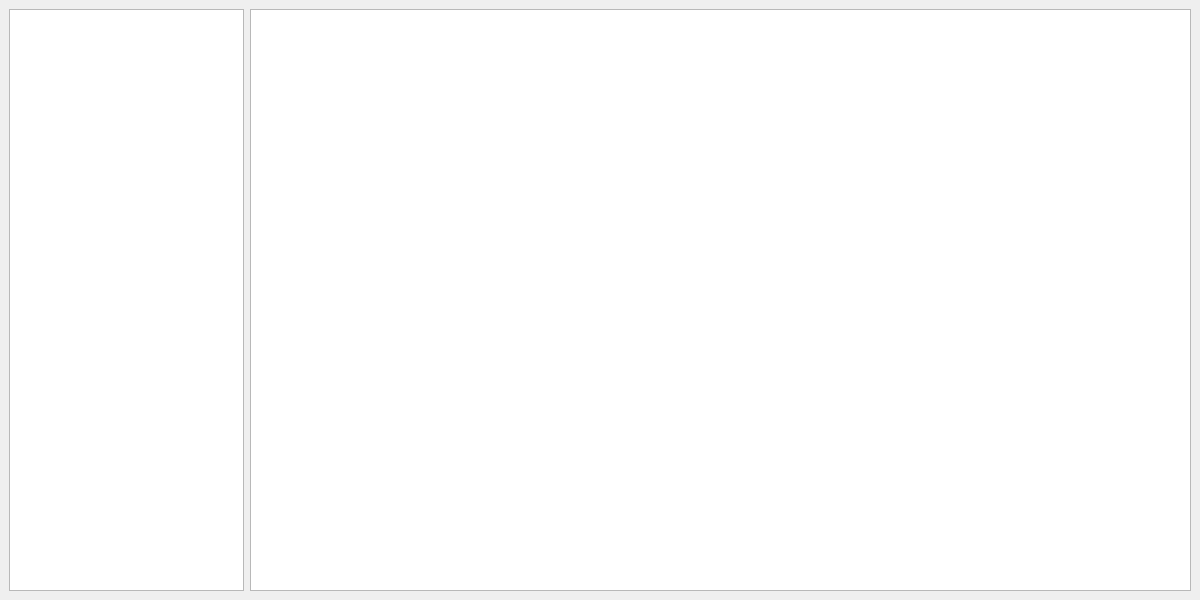
<?xml version="1.0" encoding="UTF-8"?>
<ui version="4.0">
 <class>DocWindow</class>
 <widget class="QMainWindow" name="DocWindow">
  <property name="geometry">
   <rect>
    <x>0</x>
    <y>0</y>
    <width>1200</width>
    <height>600</height>
   </rect>
  </property>
  <property name="palette">
   <palette>
    <active>
     <colorrole role="WindowText">
      <brush brushstyle="SolidPattern">
       <color alpha="255">
        <red>0</red>
        <green>0</green>
        <blue>0</blue>
       </color>
      </brush>
     </colorrole>
     <colorrole role="Button">
      <brush brushstyle="SolidPattern">
       <color alpha="255">
        <red>239</red>
        <green>239</green>
        <blue>239</blue>
       </color>
      </brush>
     </colorrole>
     <colorrole role="Light">
      <brush brushstyle="SolidPattern">
       <color alpha="255">
        <red>255</red>
        <green>255</green>
        <blue>255</blue>
       </color>
      </brush>
     </colorrole>
     <colorrole role="Midlight">
      <brush brushstyle="SolidPattern">
       <color alpha="255">
        <red>247</red>
        <green>247</green>
        <blue>247</blue>
       </color>
      </brush>
     </colorrole>
     <colorrole role="Dark">
      <brush brushstyle="SolidPattern">
       <color alpha="255">
        <red>119</red>
        <green>119</green>
        <blue>119</blue>
       </color>
      </brush>
     </colorrole>
     <colorrole role="Mid">
      <brush brushstyle="SolidPattern">
       <color alpha="255">
        <red>159</red>
        <green>159</green>
        <blue>159</blue>
       </color>
      </brush>
     </colorrole>
     <colorrole role="Text">
      <brush brushstyle="SolidPattern">
       <color alpha="255">
        <red>0</red>
        <green>0</green>
        <blue>0</blue>
       </color>
      </brush>
     </colorrole>
     <colorrole role="BrightText">
      <brush brushstyle="SolidPattern">
       <color alpha="255">
        <red>255</red>
        <green>255</green>
        <blue>255</blue>
       </color>
      </brush>
     </colorrole>
     <colorrole role="ButtonText">
      <brush brushstyle="SolidPattern">
       <color alpha="255">
        <red>0</red>
        <green>0</green>
        <blue>0</blue>
       </color>
      </brush>
     </colorrole>
     <colorrole role="Base">
      <brush brushstyle="SolidPattern">
       <color alpha="255">
        <red>255</red>
        <green>255</green>
        <blue>255</blue>
       </color>
      </brush>
     </colorrole>
     <colorrole role="Window">
      <brush brushstyle="SolidPattern">
       <color alpha="255">
        <red>239</red>
        <green>239</green>
        <blue>239</blue>
       </color>
      </brush>
     </colorrole>
     <colorrole role="Shadow">
      <brush brushstyle="SolidPattern">
       <color alpha="255">
        <red>0</red>
        <green>0</green>
        <blue>0</blue>
       </color>
      </brush>
     </colorrole>
     <colorrole role="AlternateBase">
      <brush brushstyle="SolidPattern">
       <color alpha="255">
        <red>247</red>
        <green>247</green>
        <blue>247</blue>
       </color>
      </brush>
     </colorrole>
     <colorrole role="ToolTipBase">
      <brush brushstyle="SolidPattern">
       <color alpha="255">
        <red>255</red>
        <green>255</green>
        <blue>220</blue>
       </color>
      </brush>
     </colorrole>
     <colorrole role="ToolTipText">
      <brush brushstyle="SolidPattern">
       <color alpha="255">
        <red>0</red>
        <green>0</green>
        <blue>0</blue>
       </color>
      </brush>
     </colorrole>
     <colorrole role="PlaceholderText">
      <brush brushstyle="SolidPattern">
       <color alpha="128">
        <red>0</red>
        <green>0</green>
        <blue>0</blue>
       </color>
      </brush>
     </colorrole>
    </active>
    <inactive>
     <colorrole role="WindowText">
      <brush brushstyle="SolidPattern">
       <color alpha="255">
        <red>0</red>
        <green>0</green>
        <blue>0</blue>
       </color>
      </brush>
     </colorrole>
     <colorrole role="Button">
      <brush brushstyle="SolidPattern">
       <color alpha="255">
        <red>239</red>
        <green>239</green>
        <blue>239</blue>
       </color>
      </brush>
     </colorrole>
     <colorrole role="Light">
      <brush brushstyle="SolidPattern">
       <color alpha="255">
        <red>255</red>
        <green>255</green>
        <blue>255</blue>
       </color>
      </brush>
     </colorrole>
     <colorrole role="Midlight">
      <brush brushstyle="SolidPattern">
       <color alpha="255">
        <red>247</red>
        <green>247</green>
        <blue>247</blue>
       </color>
      </brush>
     </colorrole>
     <colorrole role="Dark">
      <brush brushstyle="SolidPattern">
       <color alpha="255">
        <red>119</red>
        <green>119</green>
        <blue>119</blue>
       </color>
      </brush>
     </colorrole>
     <colorrole role="Mid">
      <brush brushstyle="SolidPattern">
       <color alpha="255">
        <red>159</red>
        <green>159</green>
        <blue>159</blue>
       </color>
      </brush>
     </colorrole>
     <colorrole role="Text">
      <brush brushstyle="SolidPattern">
       <color alpha="255">
        <red>0</red>
        <green>0</green>
        <blue>0</blue>
       </color>
      </brush>
     </colorrole>
     <colorrole role="BrightText">
      <brush brushstyle="SolidPattern">
       <color alpha="255">
        <red>255</red>
        <green>255</green>
        <blue>255</blue>
       </color>
      </brush>
     </colorrole>
     <colorrole role="ButtonText">
      <brush brushstyle="SolidPattern">
       <color alpha="255">
        <red>0</red>
        <green>0</green>
        <blue>0</blue>
       </color>
      </brush>
     </colorrole>
     <colorrole role="Base">
      <brush brushstyle="SolidPattern">
       <color alpha="255">
        <red>255</red>
        <green>255</green>
        <blue>255</blue>
       </color>
      </brush>
     </colorrole>
     <colorrole role="Window">
      <brush brushstyle="SolidPattern">
       <color alpha="255">
        <red>239</red>
        <green>239</green>
        <blue>239</blue>
       </color>
      </brush>
     </colorrole>
     <colorrole role="Shadow">
      <brush brushstyle="SolidPattern">
       <color alpha="255">
        <red>0</red>
        <green>0</green>
        <blue>0</blue>
       </color>
      </brush>
     </colorrole>
     <colorrole role="AlternateBase">
      <brush brushstyle="SolidPattern">
       <color alpha="255">
        <red>247</red>
        <green>247</green>
        <blue>247</blue>
       </color>
      </brush>
     </colorrole>
     <colorrole role="ToolTipBase">
      <brush brushstyle="SolidPattern">
       <color alpha="255">
        <red>255</red>
        <green>255</green>
        <blue>220</blue>
       </color>
      </brush>
     </colorrole>
     <colorrole role="ToolTipText">
      <brush brushstyle="SolidPattern">
       <color alpha="255">
        <red>0</red>
        <green>0</green>
        <blue>0</blue>
       </color>
      </brush>
     </colorrole>
     <colorrole role="PlaceholderText">
      <brush brushstyle="SolidPattern">
       <color alpha="128">
        <red>0</red>
        <green>0</green>
        <blue>0</blue>
       </color>
      </brush>
     </colorrole>
    </inactive>
    <disabled>
     <colorrole role="WindowText">
      <brush brushstyle="SolidPattern">
       <color alpha="255">
        <red>119</red>
        <green>119</green>
        <blue>119</blue>
       </color>
      </brush>
     </colorrole>
     <colorrole role="Button">
      <brush brushstyle="SolidPattern">
       <color alpha="255">
        <red>239</red>
        <green>239</green>
        <blue>239</blue>
       </color>
      </brush>
     </colorrole>
     <colorrole role="Light">
      <brush brushstyle="SolidPattern">
       <color alpha="255">
        <red>255</red>
        <green>255</green>
        <blue>255</blue>
       </color>
      </brush>
     </colorrole>
     <colorrole role="Midlight">
      <brush brushstyle="SolidPattern">
       <color alpha="255">
        <red>247</red>
        <green>247</green>
        <blue>247</blue>
       </color>
      </brush>
     </colorrole>
     <colorrole role="Dark">
      <brush brushstyle="SolidPattern">
       <color alpha="255">
        <red>119</red>
        <green>119</green>
        <blue>119</blue>
       </color>
      </brush>
     </colorrole>
     <colorrole role="Mid">
      <brush brushstyle="SolidPattern">
       <color alpha="255">
        <red>159</red>
        <green>159</green>
        <blue>159</blue>
       </color>
      </brush>
     </colorrole>
     <colorrole role="Text">
      <brush brushstyle="SolidPattern">
       <color alpha="255">
        <red>119</red>
        <green>119</green>
        <blue>119</blue>
       </color>
      </brush>
     </colorrole>
     <colorrole role="BrightText">
      <brush brushstyle="SolidPattern">
       <color alpha="255">
        <red>255</red>
        <green>255</green>
        <blue>255</blue>
       </color>
      </brush>
     </colorrole>
     <colorrole role="ButtonText">
      <brush brushstyle="SolidPattern">
       <color alpha="255">
        <red>119</red>
        <green>119</green>
        <blue>119</blue>
       </color>
      </brush>
     </colorrole>
     <colorrole role="Base">
      <brush brushstyle="SolidPattern">
       <color alpha="255">
        <red>239</red>
        <green>239</green>
        <blue>239</blue>
       </color>
      </brush>
     </colorrole>
     <colorrole role="Window">
      <brush brushstyle="SolidPattern">
       <color alpha="255">
        <red>239</red>
        <green>239</green>
        <blue>239</blue>
       </color>
      </brush>
     </colorrole>
     <colorrole role="Shadow">
      <brush brushstyle="SolidPattern">
       <color alpha="255">
        <red>0</red>
        <green>0</green>
        <blue>0</blue>
       </color>
      </brush>
     </colorrole>
     <colorrole role="AlternateBase">
      <brush brushstyle="SolidPattern">
       <color alpha="255">
        <red>239</red>
        <green>239</green>
        <blue>239</blue>
       </color>
      </brush>
     </colorrole>
     <colorrole role="ToolTipBase">
      <brush brushstyle="SolidPattern">
       <color alpha="255">
        <red>255</red>
        <green>255</green>
        <blue>220</blue>
       </color>
      </brush>
     </colorrole>
     <colorrole role="ToolTipText">
      <brush brushstyle="SolidPattern">
       <color alpha="255">
        <red>0</red>
        <green>0</green>
        <blue>0</blue>
       </color>
      </brush>
     </colorrole>
     <colorrole role="PlaceholderText">
      <brush brushstyle="SolidPattern">
       <color alpha="128">
        <red>0</red>
        <green>0</green>
        <blue>0</blue>
       </color>
      </brush>
     </colorrole>
    </disabled>
   </palette>
  </property>
  <property name="windowTitle">
   <string>LogicSim Documentation</string>
  </property>
  <widget class="QWidget" name="horizontalWidget">
   <property name="sizePolicy">
    <sizepolicy hsizetype="Expanding" vsizetype="Expanding">
     <horstretch>0</horstretch>
     <verstretch>0</verstretch>
    </sizepolicy>
   </property>
   <layout class="QHBoxLayout" name="horizontalLayout" stretch="1,4">
    <item>
     <widget class="QTreeView" name="browseView"/>
    </item>
    <item>
     <widget class="QTextBrowser" name="htmlViewer">
      <property name="palette">
       <palette>
        <active>
         <colorrole role="WindowText">
          <brush brushstyle="SolidPattern">
           <color alpha="255">
            <red>0</red>
            <green>0</green>
            <blue>0</blue>
           </color>
          </brush>
         </colorrole>
         <colorrole role="Button">
          <brush brushstyle="SolidPattern">
           <color alpha="255">
            <red>239</red>
            <green>239</green>
            <blue>239</blue>
           </color>
          </brush>
         </colorrole>
         <colorrole role="Light">
          <brush brushstyle="SolidPattern">
           <color alpha="255">
            <red>255</red>
            <green>255</green>
            <blue>255</blue>
           </color>
          </brush>
         </colorrole>
         <colorrole role="Midlight">
          <brush brushstyle="SolidPattern">
           <color alpha="255">
            <red>247</red>
            <green>247</green>
            <blue>247</blue>
           </color>
          </brush>
         </colorrole>
         <colorrole role="Dark">
          <brush brushstyle="SolidPattern">
           <color alpha="255">
            <red>119</red>
            <green>119</green>
            <blue>119</blue>
           </color>
          </brush>
         </colorrole>
         <colorrole role="Mid">
          <brush brushstyle="SolidPattern">
           <color alpha="255">
            <red>159</red>
            <green>159</green>
            <blue>159</blue>
           </color>
          </brush>
         </colorrole>
         <colorrole role="Text">
          <brush brushstyle="SolidPattern">
           <color alpha="255">
            <red>0</red>
            <green>0</green>
            <blue>0</blue>
           </color>
          </brush>
         </colorrole>
         <colorrole role="BrightText">
          <brush brushstyle="SolidPattern">
           <color alpha="255">
            <red>255</red>
            <green>255</green>
            <blue>255</blue>
           </color>
          </brush>
         </colorrole>
         <colorrole role="ButtonText">
          <brush brushstyle="SolidPattern">
           <color alpha="255">
            <red>0</red>
            <green>0</green>
            <blue>0</blue>
           </color>
          </brush>
         </colorrole>
         <colorrole role="Base">
          <brush brushstyle="SolidPattern">
           <color alpha="255">
            <red>255</red>
            <green>255</green>
            <blue>255</blue>
           </color>
          </brush>
         </colorrole>
         <colorrole role="Window">
          <brush brushstyle="SolidPattern">
           <color alpha="255">
            <red>239</red>
            <green>239</green>
            <blue>239</blue>
           </color>
          </brush>
         </colorrole>
         <colorrole role="Shadow">
          <brush brushstyle="SolidPattern">
           <color alpha="255">
            <red>0</red>
            <green>0</green>
            <blue>0</blue>
           </color>
          </brush>
         </colorrole>
         <colorrole role="AlternateBase">
          <brush brushstyle="SolidPattern">
           <color alpha="255">
            <red>247</red>
            <green>247</green>
            <blue>247</blue>
           </color>
          </brush>
         </colorrole>
         <colorrole role="ToolTipBase">
          <brush brushstyle="SolidPattern">
           <color alpha="255">
            <red>255</red>
            <green>255</green>
            <blue>220</blue>
           </color>
          </brush>
         </colorrole>
         <colorrole role="ToolTipText">
          <brush brushstyle="SolidPattern">
           <color alpha="255">
            <red>0</red>
            <green>0</green>
            <blue>0</blue>
           </color>
          </brush>
         </colorrole>
         <colorrole role="PlaceholderText">
          <brush brushstyle="SolidPattern">
           <color alpha="128">
            <red>0</red>
            <green>0</green>
            <blue>0</blue>
           </color>
          </brush>
         </colorrole>
        </active>
        <inactive>
         <colorrole role="WindowText">
          <brush brushstyle="SolidPattern">
           <color alpha="255">
            <red>0</red>
            <green>0</green>
            <blue>0</blue>
           </color>
          </brush>
         </colorrole>
         <colorrole role="Button">
          <brush brushstyle="SolidPattern">
           <color alpha="255">
            <red>239</red>
            <green>239</green>
            <blue>239</blue>
           </color>
          </brush>
         </colorrole>
         <colorrole role="Light">
          <brush brushstyle="SolidPattern">
           <color alpha="255">
            <red>255</red>
            <green>255</green>
            <blue>255</blue>
           </color>
          </brush>
         </colorrole>
         <colorrole role="Midlight">
          <brush brushstyle="SolidPattern">
           <color alpha="255">
            <red>247</red>
            <green>247</green>
            <blue>247</blue>
           </color>
          </brush>
         </colorrole>
         <colorrole role="Dark">
          <brush brushstyle="SolidPattern">
           <color alpha="255">
            <red>119</red>
            <green>119</green>
            <blue>119</blue>
           </color>
          </brush>
         </colorrole>
         <colorrole role="Mid">
          <brush brushstyle="SolidPattern">
           <color alpha="255">
            <red>159</red>
            <green>159</green>
            <blue>159</blue>
           </color>
          </brush>
         </colorrole>
         <colorrole role="Text">
          <brush brushstyle="SolidPattern">
           <color alpha="255">
            <red>0</red>
            <green>0</green>
            <blue>0</blue>
           </color>
          </brush>
         </colorrole>
         <colorrole role="BrightText">
          <brush brushstyle="SolidPattern">
           <color alpha="255">
            <red>255</red>
            <green>255</green>
            <blue>255</blue>
           </color>
          </brush>
         </colorrole>
         <colorrole role="ButtonText">
          <brush brushstyle="SolidPattern">
           <color alpha="255">
            <red>0</red>
            <green>0</green>
            <blue>0</blue>
           </color>
          </brush>
         </colorrole>
         <colorrole role="Base">
          <brush brushstyle="SolidPattern">
           <color alpha="255">
            <red>255</red>
            <green>255</green>
            <blue>255</blue>
           </color>
          </brush>
         </colorrole>
         <colorrole role="Window">
          <brush brushstyle="SolidPattern">
           <color alpha="255">
            <red>239</red>
            <green>239</green>
            <blue>239</blue>
           </color>
          </brush>
         </colorrole>
         <colorrole role="Shadow">
          <brush brushstyle="SolidPattern">
           <color alpha="255">
            <red>0</red>
            <green>0</green>
            <blue>0</blue>
           </color>
          </brush>
         </colorrole>
         <colorrole role="AlternateBase">
          <brush brushstyle="SolidPattern">
           <color alpha="255">
            <red>247</red>
            <green>247</green>
            <blue>247</blue>
           </color>
          </brush>
         </colorrole>
         <colorrole role="ToolTipBase">
          <brush brushstyle="SolidPattern">
           <color alpha="255">
            <red>255</red>
            <green>255</green>
            <blue>220</blue>
           </color>
          </brush>
         </colorrole>
         <colorrole role="ToolTipText">
          <brush brushstyle="SolidPattern">
           <color alpha="255">
            <red>0</red>
            <green>0</green>
            <blue>0</blue>
           </color>
          </brush>
         </colorrole>
         <colorrole role="PlaceholderText">
          <brush brushstyle="SolidPattern">
           <color alpha="128">
            <red>0</red>
            <green>0</green>
            <blue>0</blue>
           </color>
          </brush>
         </colorrole>
        </inactive>
        <disabled>
         <colorrole role="WindowText">
          <brush brushstyle="SolidPattern">
           <color alpha="255">
            <red>119</red>
            <green>119</green>
            <blue>119</blue>
           </color>
          </brush>
         </colorrole>
         <colorrole role="Button">
          <brush brushstyle="SolidPattern">
           <color alpha="255">
            <red>239</red>
            <green>239</green>
            <blue>239</blue>
           </color>
          </brush>
         </colorrole>
         <colorrole role="Light">
          <brush brushstyle="SolidPattern">
           <color alpha="255">
            <red>255</red>
            <green>255</green>
            <blue>255</blue>
           </color>
          </brush>
         </colorrole>
         <colorrole role="Midlight">
          <brush brushstyle="SolidPattern">
           <color alpha="255">
            <red>247</red>
            <green>247</green>
            <blue>247</blue>
           </color>
          </brush>
         </colorrole>
         <colorrole role="Dark">
          <brush brushstyle="SolidPattern">
           <color alpha="255">
            <red>119</red>
            <green>119</green>
            <blue>119</blue>
           </color>
          </brush>
         </colorrole>
         <colorrole role="Mid">
          <brush brushstyle="SolidPattern">
           <color alpha="255">
            <red>159</red>
            <green>159</green>
            <blue>159</blue>
           </color>
          </brush>
         </colorrole>
         <colorrole role="Text">
          <brush brushstyle="SolidPattern">
           <color alpha="255">
            <red>119</red>
            <green>119</green>
            <blue>119</blue>
           </color>
          </brush>
         </colorrole>
         <colorrole role="BrightText">
          <brush brushstyle="SolidPattern">
           <color alpha="255">
            <red>255</red>
            <green>255</green>
            <blue>255</blue>
           </color>
          </brush>
         </colorrole>
         <colorrole role="ButtonText">
          <brush brushstyle="SolidPattern">
           <color alpha="255">
            <red>119</red>
            <green>119</green>
            <blue>119</blue>
           </color>
          </brush>
         </colorrole>
         <colorrole role="Base">
          <brush brushstyle="SolidPattern">
           <color alpha="255">
            <red>239</red>
            <green>239</green>
            <blue>239</blue>
           </color>
          </brush>
         </colorrole>
         <colorrole role="Window">
          <brush brushstyle="SolidPattern">
           <color alpha="255">
            <red>239</red>
            <green>239</green>
            <blue>239</blue>
           </color>
          </brush>
         </colorrole>
         <colorrole role="Shadow">
          <brush brushstyle="SolidPattern">
           <color alpha="255">
            <red>0</red>
            <green>0</green>
            <blue>0</blue>
           </color>
          </brush>
         </colorrole>
         <colorrole role="AlternateBase">
          <brush brushstyle="SolidPattern">
           <color alpha="255">
            <red>239</red>
            <green>239</green>
            <blue>239</blue>
           </color>
          </brush>
         </colorrole>
         <colorrole role="ToolTipBase">
          <brush brushstyle="SolidPattern">
           <color alpha="255">
            <red>255</red>
            <green>255</green>
            <blue>220</blue>
           </color>
          </brush>
         </colorrole>
         <colorrole role="ToolTipText">
          <brush brushstyle="SolidPattern">
           <color alpha="255">
            <red>0</red>
            <green>0</green>
            <blue>0</blue>
           </color>
          </brush>
         </colorrole>
         <colorrole role="PlaceholderText">
          <brush brushstyle="SolidPattern">
           <color alpha="128">
            <red>0</red>
            <green>0</green>
            <blue>0</blue>
           </color>
          </brush>
         </colorrole>
        </disabled>
       </palette>
      </property>
     </widget>
    </item>
   </layout>
  </widget>
 </widget>
 <resources/>
 <connections/>
</ui>
